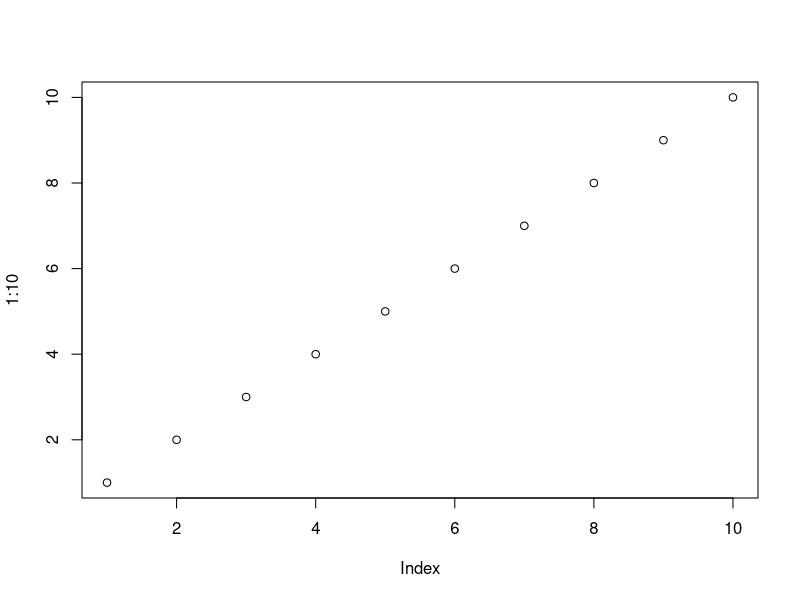
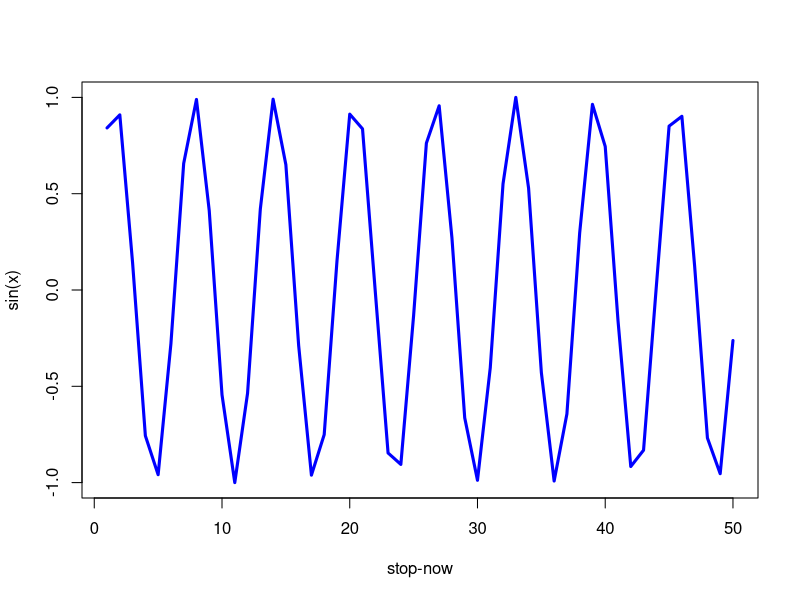

These charts were generated, in order, by the following R code:
#' ---
#' title: "My first R Script report"
#' author: "Barry"
#' ---


# This is just dumb text
plot(1:10)

x <- 1:50
plot(x, sin(x), typ="l", col="blue", lwd=3, xlab="stop-now")
